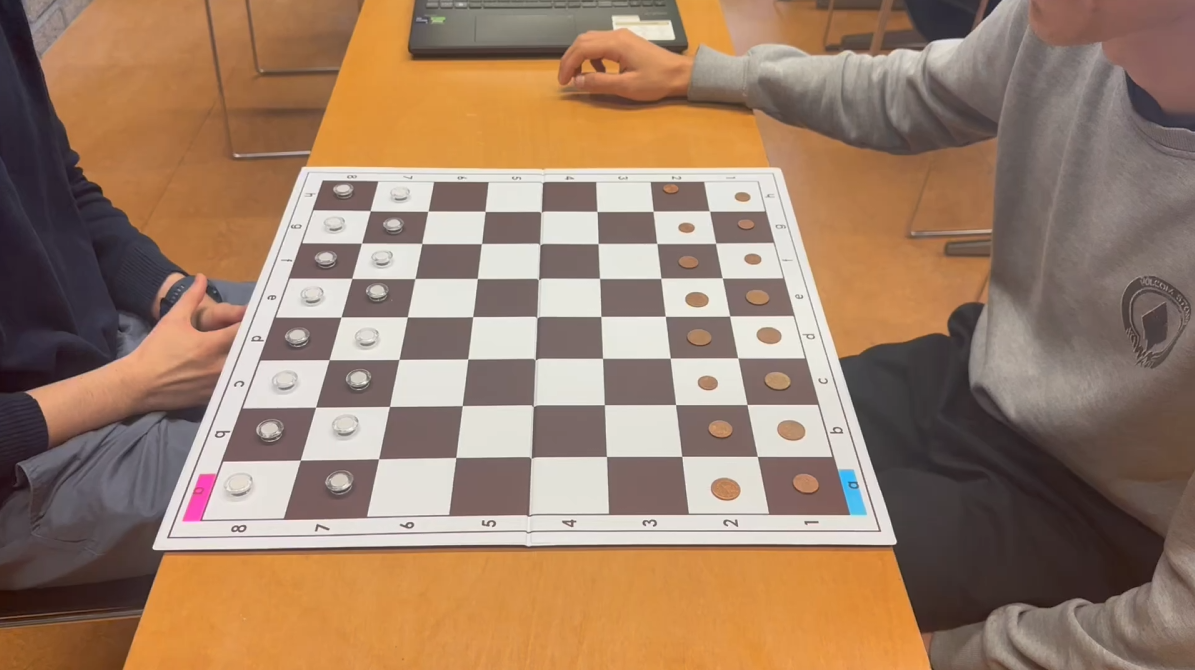
#> input picture src/calibration_images/img1.png, 1195 x 670 px, given in place of moving_game.MOV, which was not available
$ python camera_calibration.py
#> lines starting #> are read from the running program, lines starting #| are printed output that depends on the picture; after the words box and inside, x2 and y2 are one past the last pixel; in counts of white or black regions, pixels touching at a corner belong together; long printed decimals are rounded; pictures that were not available may be replaced by others from this repository, and a replacement may not be noted
import numpy as np
import cv2
import glob
from tqdm import tqdm


def calibrate_camera_from_video(video_path, chessboard_size, frame_interval=100, show_process=False):
    """
    Calibre la caméra en utilisant des images extraites d'une vidéo à intervalles réguliers.
    """
#> called with video_path = 'videos/moving_game.MOV', chessboard_size = (7, 7), frame_interval = 1000, show_process = True
    cap = cv2.VideoCapture(video_path)

    if not cap.isOpened():
        print(f"Erreur lors de l'ouverture de la vidéo : {video_path}")
        return None, None

    frame_width = int(cap.get(cv2.CAP_PROP_FRAME_WIDTH))
    frame_height = int(cap.get(cv2.CAP_PROP_FRAME_HEIGHT))
    frame_size = (frame_width, frame_height)

    total_frames = int(cap.get(cv2.CAP_PROP_FRAME_COUNT))

    criteria = (cv2.TERM_CRITERIA_EPS + cv2.TERM_CRITERIA_MAX_ITER, 30, 0.001)

    objp = np.zeros((np.prod(chessboard_size), 3), np.float32)
    objp[:, :2] = np.mgrid[0:chessboard_size[0], 0:chessboard_size[1]].T.reshape(-1, 2)

    objpoints = []
    imgpoints = []

    pbar = tqdm(total=total_frames, desc="Calibration Progress")
    frame_count = 0


    while True:

        # Stop the loop if the end of the video is reached
        if frame_count >= total_frames:
            break

        if frame_count % frame_interval == 0:

            cap.set(cv2.CAP_PROP_POS_FRAMES, frame_count)
            frameFound, frame = cap.read()
#> frame is the input picture: shape (670, 1195, 3); mean B, G, R 104.2, 126.5, 155.9

            if not frameFound:
                break

            imgGray = cv2.cvtColor(frame, cv2.COLOR_BGR2GRAY)
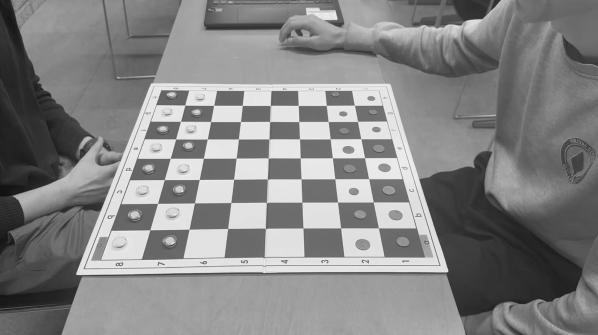
#> imgGray: shape (670, 1195) (shown at 1/2 size); min 15, max 251, mean 132.7

            cornersFound, corners = cv2.findChessboardCorners(imgGray, chessboard_size,
                                                     cv2.CALIB_CB_ADAPTIVE_THRESH +
                                                     cv2.CALIB_CB_FAST_CHECK +
                                                     cv2.CALIB_CB_NORMALIZE_IMAGE)
#> cornersFound = True; corners = 49 rows, first 8: [370.2, 210.7], [427.8, 211.2], [485.2, 211.4], [540.8, 212.4], [597, 211.4], [653.1, 211.3], [709.6, 211], [361.5, 243.1]

            if cornersFound:
                objpoints.append(objp)
                cornersRefined = cv2.cornerSubPix(imgGray, corners, (11, 11), (-1, -1), criteria)
#> cornersRefined = 49 rows, first 8: [370.2, 210.7], [427.9, 211.2], [485.1, 211.3], [541.1, 211.5], [597, 211.4], [653.2, 211.2], [709.4, 210.9], [361.5, 243.1]
                imgpoints.append(cornersRefined)

                if show_process:
                    # Optionnel : afficher les coins détectés
                    cv2.drawChessboardCorners(frame, chessboard_size, cornersRefined, cornersFound)
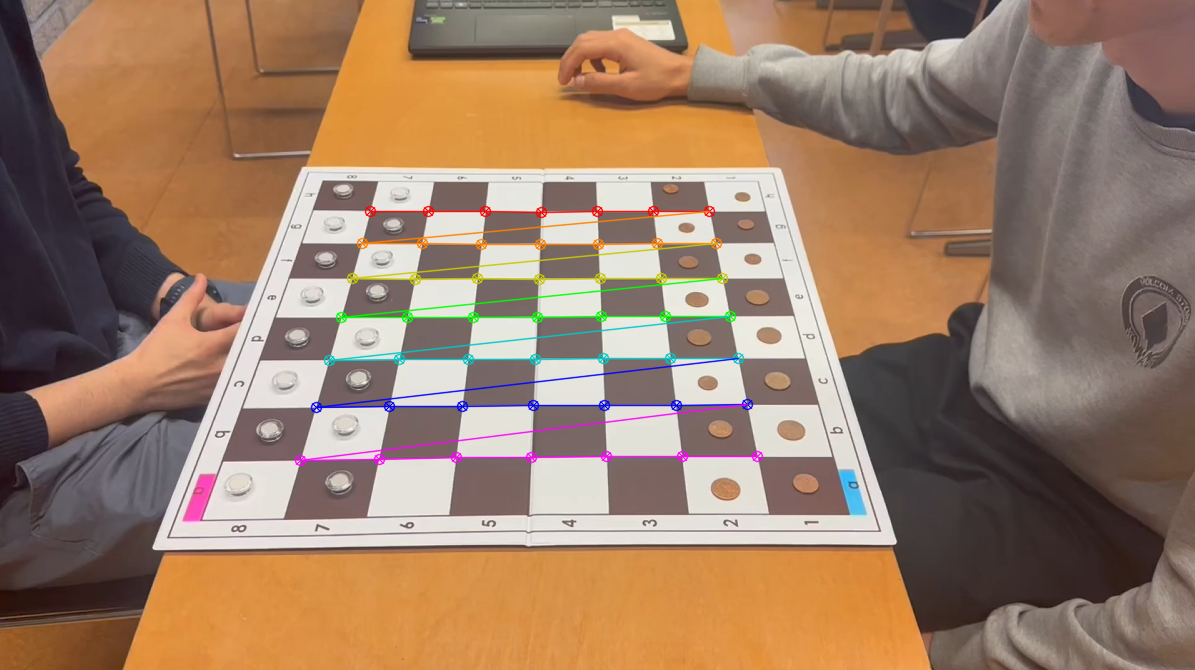
#> frame: shape (670, 1195, 3); 2.38% of pixels changed, all inside (x1, y1, x2, y2) = (294, 205, 764, 467)
                    cv2.imshow('Chessboard Detection', frame)
                    cv2.waitKey(500)

        frame_count += 1
        pbar.update(1)

    pbar.close()
    # print(f"Nombre d'images utilisées pour la calibration: {len(objpoints)}")

    cap.release()
    cv2.destroyAllWindows()

    if len(objpoints) > 0:

        # Calibrate the camera
        print("Calibrating the camera...")
        repError, cameraMatrix, distCoeffs, rvecs, tvecs = cv2.calibrateCamera(objpoints, imgpoints, frame_size, None, None)
#> repError = 0.231; cameraMatrix = [[801.2, 0, 593.2], [0, 651.4, 346.8], [0, 0, 1]]; distCoeffs = [[0.0063, 1.62, -0.00014, 0.00501, -6.15]]; rvecs = ([-0.654, -0.0205, -0.0121],); tvecs = ([-3.93, -2.94, 14.23],)

        # Calculate reprojection error
        mean_error = 0
        for i in range(len(objpoints)):
            imgpoints2, _ = cv2.projectPoints(objpoints[i], rvecs[i], tvecs[i], cameraMatrix, distCoeffs)
            error = cv2.norm(imgpoints[i], imgpoints2, cv2.NORM_L2)/len(imgpoints2)
            mean_error += error
#> this loop made 1 pass
#> (error, mean_error) on pass 1: (0.033, 0.033)
#> after the loop, mean_error = 0.033


        # Save the camera matrix and distortion coefficients to a file
        np.savez('camera_calibration_results.npz', cameraMatrix=cameraMatrix, distCoeffs=distCoeffs)

        print(f"Calibration effectuée avec {len(objpoints)} images")
#| Calibration effectuée avec 1 images
        print(f"Erreur de reprojection moyenne: {mean_error/len(objpoints)}")
#| Erreur de reprojection moyenne: 0.03296

        return cameraMatrix, distCoeffs
    else:
        print("Aucun échiquier détecté dans la vidéo")
        return None, None


def undistort_frame(frame, camera_matrix, dist_coeffs):
    """
    Corrige la distorsion d'une image en utilisant les paramètres de calibration.
    """
    height, width = frame.shape[:2]
    newcameramtx, roi = cv2.getOptimalNewCameraMatrix(camera_matrix, dist_coeffs, (width,height), 1, (width,height))

    # Undistort
    dst = cv2.undistort(frame, camera_matrix, dist_coeffs, None, newcameramtx)
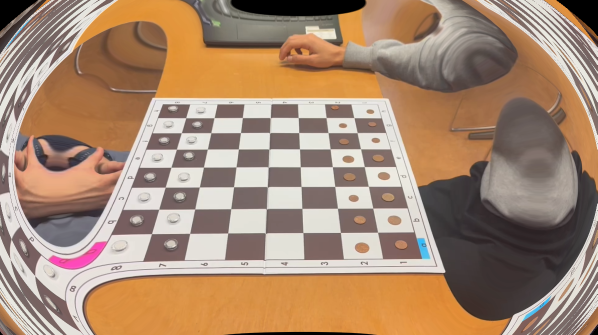
#> dst: shape (670, 1195, 3) (shown at 1/2 size); mean B, G, R 113.2, 136.8, 166.2

    # Crop the image
    x, y, w, h = roi
    dst = dst[y:y+h, x:x+w]
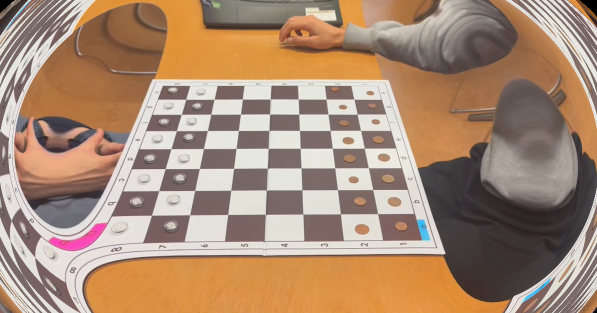
#> dst: shape (626, 1194, 3) (shown at 1/2 size); mean B, G, R 115.4, 138.8, 168.3

    return dst


if __name__ == "__main__":
    # Calibration settings
    video_path = 'videos/moving_game.MOV'  # Replace with your video path
    chessboard_size = (7, 7)
    frame_interval = 1000

    # * Calibration
    calibrate_camera_from_video(video_path, chessboard_size, frame_interval=frame_interval, show_process=True)

    # * Get calibration results
    # Load calibration results
    calibration_results = np.load('camera_calibration_results.npz')
    camera_matrix = calibration_results['cameraMatrix']
    dist_coeffs = calibration_results['distCoeffs']

    if camera_matrix is not None and dist_coeffs is not None:
        print("Camera matrix:\n", camera_matrix)
        print("Distortion coefficients:", dist_coeffs.ravel())

        # Test distortion correction on a frame of the video
        cap = cv2.VideoCapture(video_path)
        # ret, frame = cap.read()

        while True:

            # Read the frame
            ret, frame = cap.read()
            if not ret:
                break

            undistorted_frame = undistort_frame(frame, camera_matrix, dist_coeffs)

            # Resize the image for display
            display_width = 800  # You can adjust this value as needed
            aspect_ratio = frame.shape[1] / frame.shape[0]
            display_height = int(display_width / aspect_ratio)

            undistorted_frame = cv2.resize(undistorted_frame, (display_width, display_height))
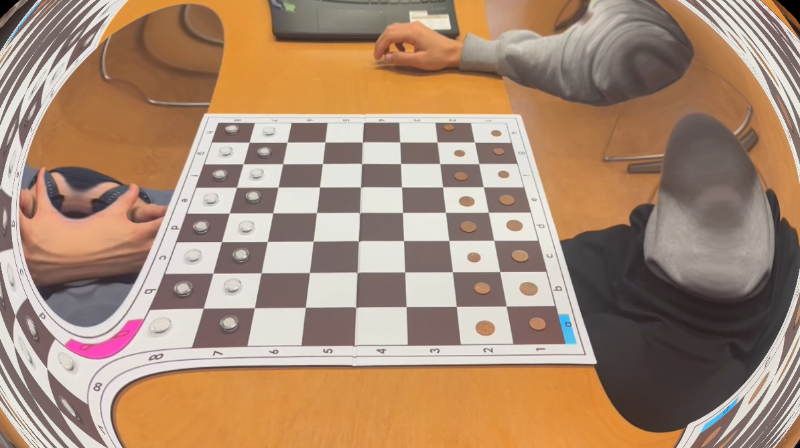
#> undistorted_frame: shape (448, 800, 3); mean B, G, R 115.3, 138.7, 168.3
            frame = cv2.resize(frame, (display_width, display_height))
#> frame: shape (448, 800, 3)

            # Display the processed image
            cv2.imshow('Original Frame', frame)
            cv2.imshow('Undistorted Frame', undistorted_frame)

            # Attendre 1ms entre chaque frame et vérifier si l'utilisateur veut quitter
            key = cv2.waitKey(1)
#> (key q is pressed here)
            if key & 0xFF == ord('q') or cv2.getWindowProperty('Original Frame', cv2.WND_PROP_VISIBLE) < 1 or cv2.getWindowProperty('Undistorted Frame', cv2.WND_PROP_VISIBLE) < 1:
                break

            # cv2.waitKey(0)
        cv2.destroyAllWindows()
        cap.release()
    else:
        print("La calibration a échoué.")

$ run again, on src/calibration_images/img2.png
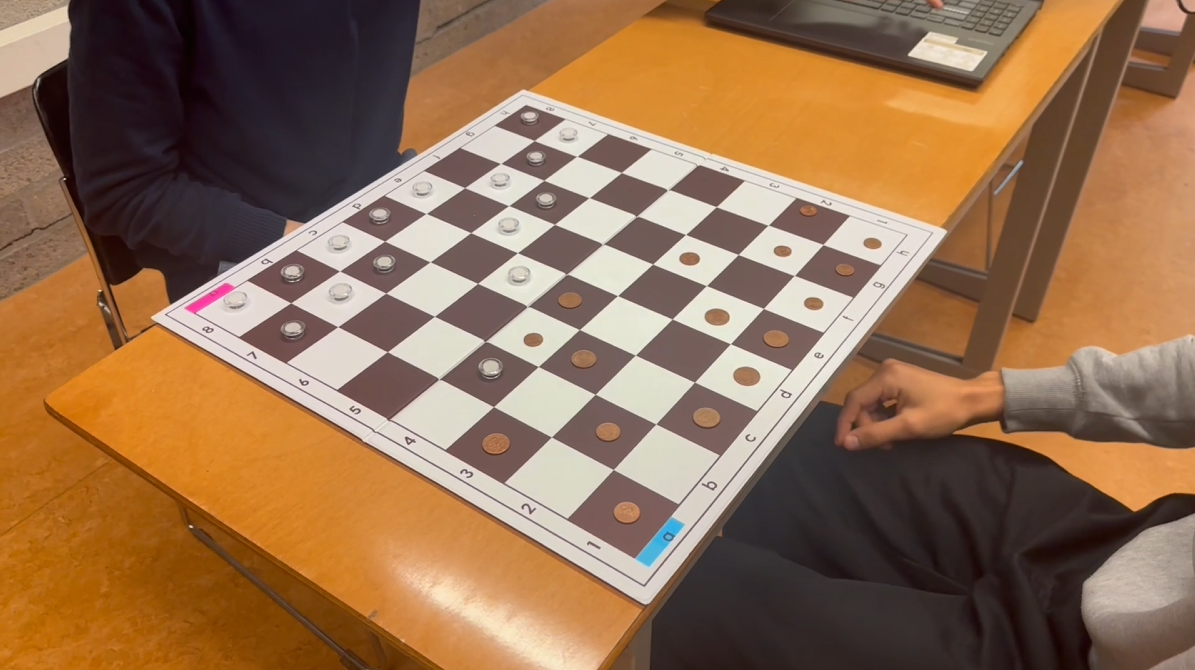
#> input picture src/calibration_images/img2.png, 1195 x 670 px, given in place of moving_game.MOV, which was not available
#> in calibrate_camera_from_video, frame is the input picture: shape (670, 1195, 3); mean B, G, R 81.2, 111.4, 147.1
#> in calibrate_camera_from_video, `imgGray = cv2.cvtColor(frame, cv2.COLOR_BGR2GRAY)`:
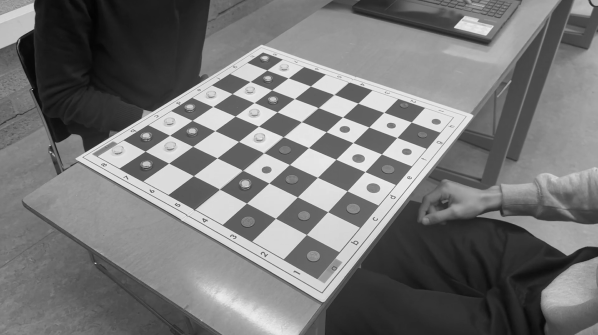
#> imgGray: shape (670, 1195) (shown at 1/2 size); min 3, max 245, mean 118.7
#> cornersFound = True; corners = 49 rows, first 8: [822.9, 244.5], [794.4, 275.5], [763.4, 308.4], [730.4, 343.7], [694.5, 382.1], [655.8, 424], [613.2, 469.5], [768.3, 225.1]
#> cornersRefined = 49 rows, first 8: [823, 244.5], [794.3, 275.5], [763.4, 308.4], [730.4, 343.7], [694.5, 382.2], [655.8, 423.9], [613.3, 469.5], [768.2, 225.2]
#> repError = 1.77; cameraMatrix = [[110159, 0, 668.3], [0, 11246, 679.7], [0, 0, 1]]; distCoeffs = [[-245.9, 22779.9, -2.34, -0.0383, -1557.9]]; rvecs = ([1.53, 0.761, 1.75],); tvecs = ([0.371, -8.62, 208.4],)
#> the loop in calibrate_camera_from_video, `for i in range(len(objpoints)):` made 1 pass
#> (error, mean_error) on pass 1: (0.253, 0.253)
#> after the loop in calibrate_camera_from_video, `for i in range(len(objpoints)):`: mean_error = 0.253
#| Calibration effectuée avec 1 images
#| Erreur de reprojection moyenne: 0.2529
#> `undistorted_frame = cv2.resize(undistorted_frame, (display_width, disp..`:
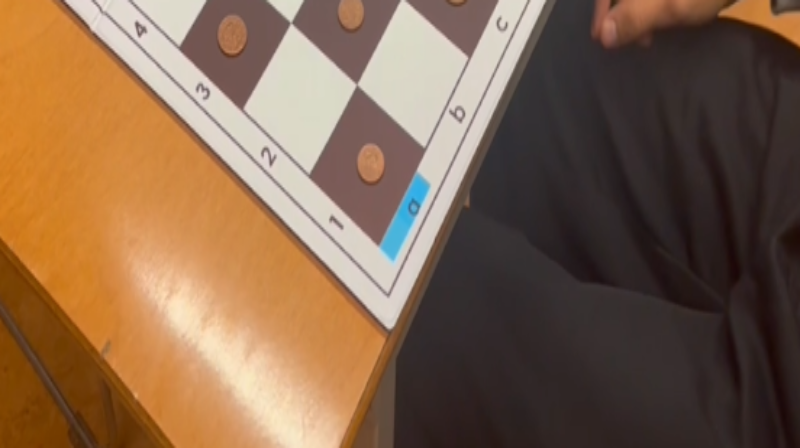
#> undistorted_frame: shape (448, 800, 3); mean B, G, R 76.4, 100.4, 129.8

$ run again, on src/calibration_images/img3.png
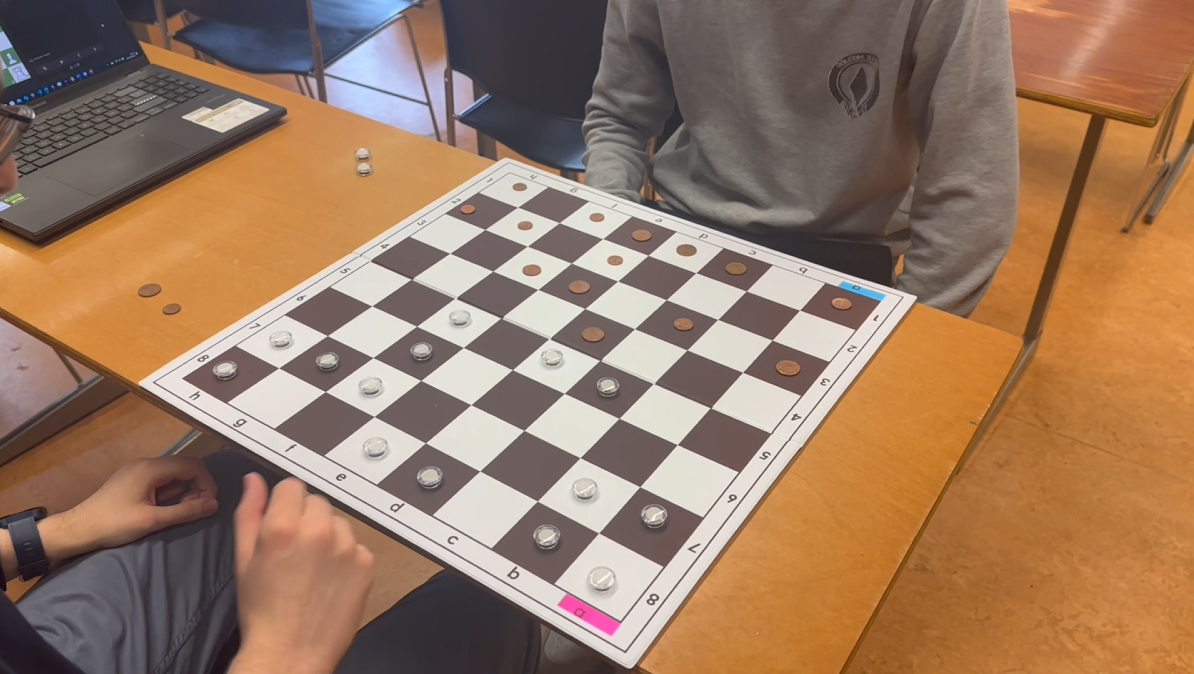
#> input picture src/calibration_images/img3.png, 1194 x 674 px, given in place of moving_game.MOV, which was not available
#> in calibrate_camera_from_video, frame is the input picture: shape (674, 1194, 3); mean B, G, R 97.9, 121.4, 153.1
#> in calibrate_camera_from_video, `imgGray = cv2.cvtColor(frame, cv2.COLOR_BGR2GRAY)`:
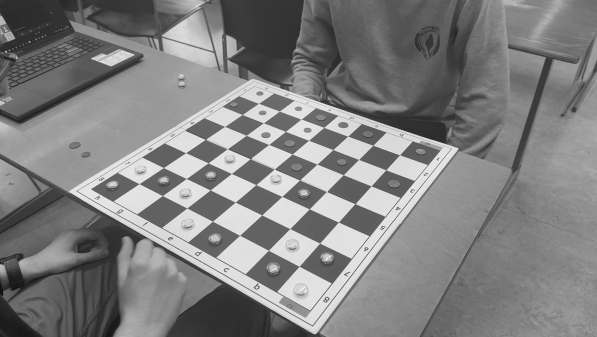
#> imgGray: shape (674, 1194) (shown at 1/2 size); min 9, max 251, mean 128.2
#> cornersFound = True; corners = 49 rows, first 8: [278.6, 367.9], [327.4, 335.6], [372, 305.9], [412, 279.5], [449.7, 253.4], [484.8, 229.5], [517.6, 207.3], [325.3, 391.5]
#> cornersRefined = 49 rows, first 8: [278.7, 367.8], [327.3, 335.6], [371.8, 305.9], [411.3, 279.3], [449.8, 253.3], [484.9, 229.5], [517.6, 207.2], [325.3, 391.6]
#> repError = 0.391; cameraMatrix = [[553.4, 0, 604.7], [0, 358.5, 307.1], [0, 0, 1]]; distCoeffs = [[-0.0256, 0.401, -0.0108, 0.00834, -0.579]]; rvecs = ([-0.401, -0.231, -0.955],); tvecs = ([-5.06, 1.48, 8.57],)
#> the loop in calibrate_camera_from_video, `for i in range(len(objpoints)):` made 1 pass
#> (error, mean_error) on pass 1: (0.0558, 0.0558)
#> after the loop in calibrate_camera_from_video, `for i in range(len(objpoints)):`: mean_error = 0.0558
#| Calibration effectuée avec 1 images
#| Erreur de reprojection moyenne: 0.05581
#> `undistorted_frame = cv2.resize(undistorted_frame, (display_width, disp..`:
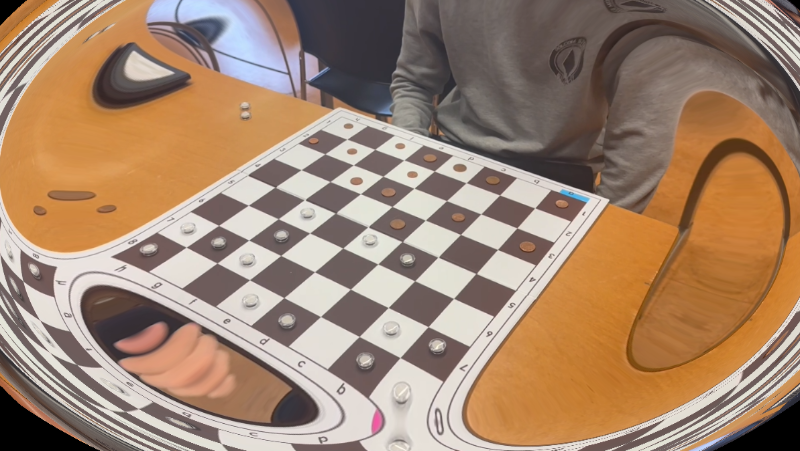
#> undistorted_frame: shape (451, 800, 3); mean B, G, R 110.6, 133.3, 161.9
